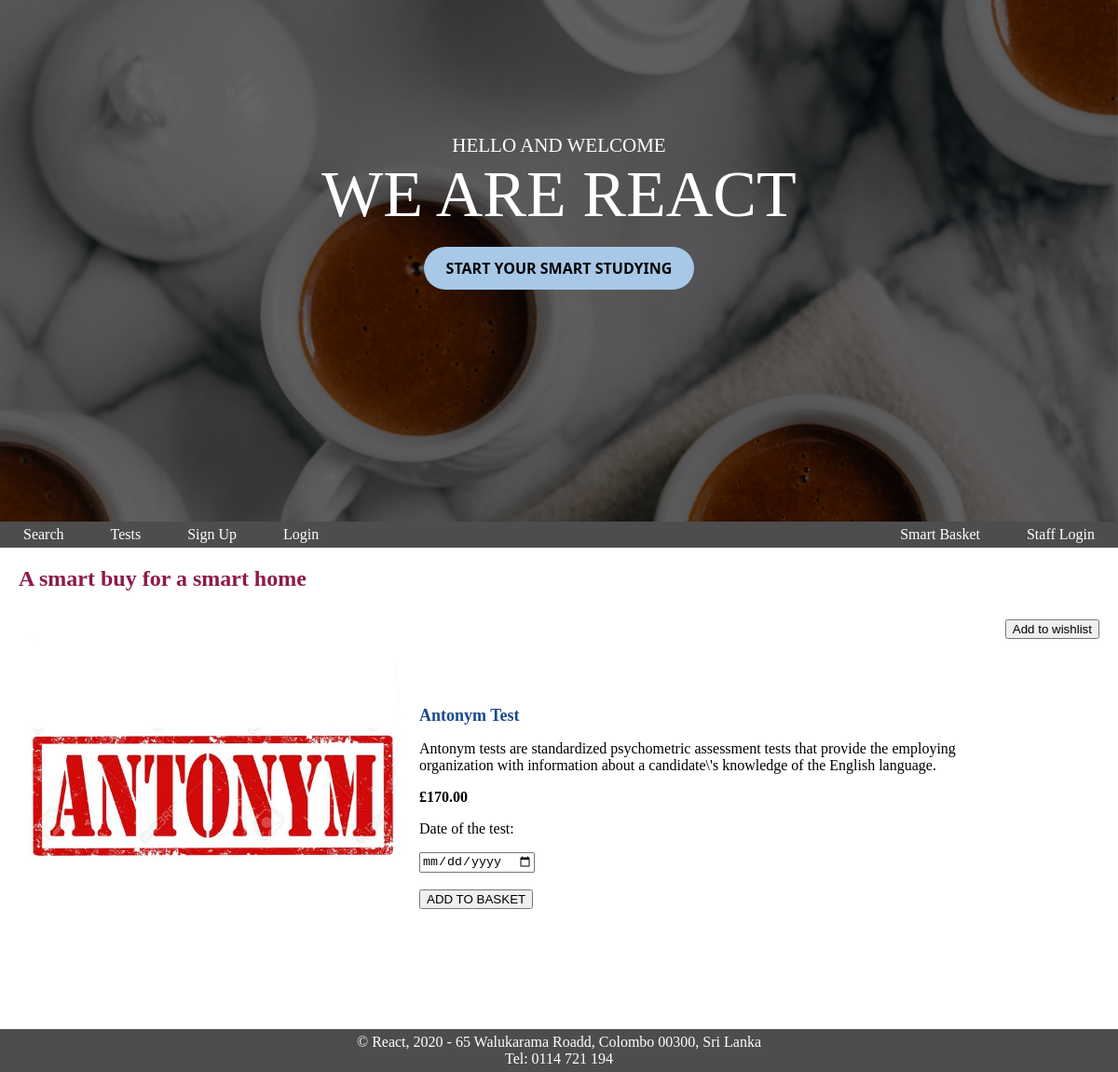
/prodbuy.php?u_prod_id=2&view=yes, run on the app's committed database.
### tables this page shows
CREATE TABLE IF NOT EXISTS tests (
    testId INT(4) NOT NULL AUTO_INCREMENT,
    testName VARCHAR(30) NOT NULL,
    testPicNameSmall VARCHAR(100) NOT NULL,
    testPicNameLarge VARCHAR(100) NOT NULL,
    testDescripShort VARCHAR(1000) NULL,
    testDescripLong VARCHAR(3000) NULL,
    testPrice DECIMAL(6, 2) NOT NULL,
    CONSTRAINT proid_product_pk PRIMARY KEY (testId),
    CONSTRAINT prodname_product_unique UNIQUE (testName)
  );

### prodbuy.php (the view, shortened to what this page needs)
<?php
include("db.php");
$pagename = "A smart buy for a smart home";
echo "<link rel=stylesheet type=text/css href=mystylesheet.css>";
echo "<body>";
include("detectlogin.php");
echo "<h4>" . $pagename . "</h4>";
if (!isset($_SESSION["user_type"]) || $_SESSION["user_type"] != "Administrator") {
    $prodid = $_GET['u_prod_id'];
    $SQL = "select testId, testName, testPicNameLarge, testDescripLong, testPrice from tests WHERE testId='" . $prodid . "';";
    $exeSQL = mysqli_query($conn, $SQL) or die(mysqli_error("Error"));
    echo "<table style='border: 0px'>";
    while ($arrayp = mysqli_fetch_array($exeSQL)) {
        if (isset($_GET['view'])) {
            $toView = $_GET['view'];
            if ($toView == "yes") {
                echo "<br><form action=prodbuy.php?u_prod_id=" . $prodid . " method=post>";
                echo "<input style='float: right' type=submit value='Add to wishlist'>";
                echo "</form>";
            }
        }
        echo "<tr>";
        echo "<td style='border: 0px'>";
        echo "<img src=images/" . $arrayp['testPicNameLarge'] . " height=400 width=400>";
        echo "</td>";
        echo "<td style='border: 0px'>";
        echo "<p><h5>" . $arrayp['testName'] . "</h5>";
        echo "<p>" . $arrayp['testDescripLong'] . "</p>";
        echo "<b><p>&pound;" . $arrayp['testPrice'] . "</p></b>";
        echo "<p>Date of the test: ";
        echo "<form action=shoppingcart.php method=post>";
        echo "<input type='date' name='testDate'>";
        echo "<br/>";
        echo "<br/>";
        echo "<input type=submit value='ADD TO BASKET'>";
        echo "</form>";
        echo "</td>";
        echo "</tr>";
    }
    echo "</table>";
} else {
    echo "Only Customers can buy tests";
}
echo "</body>";

### mystylesheet.css (style rules this page uses)
body { background-image: url("background_img.png"); }
#navigation { float: left; width: 100%; background: #4d4d4d; }
#navigation ul { margin: 0; padding: 0; }
#navigation ul li { list-style-type: none; display: inline; }
#navigation li a { display: block; float: left; padding: 5px 25px; color: #FFF; text-decoration: none; border-right: 0px solid#fff; }
#content { clear: left; padding: 20px; }
#content h4 { color:#8d194a; font-size: 24; margin: 0 0 .5em; }
#content h5 { color:#194a8d; font-size: 18; margin: 0 0 .5em; }
#footer { background:#4d4d4d; text-align: center; padding: 5px; color: #fff; }
table, th, td { border-collapse: collapse; border: 2px solid #4a8d19; }
td { padding:10px; text-align:left; color:#000000; }
html, body { height: 100vh; width: 100%; background-image: url("background_img.png"); padding: 0; margin: 0; }
.background { position: relative; text-align: center; color: white; height: 70%; width: 100%; background-image: url(./images/homepage.jpg); background-size: cover; overflow: hidden; background-repeat: no-repeat; background-attachment: fixed; }
.background-layer { background: rgba(0, 0, 0, 0.6); height: 100%; }
.brandname { position: absolute; color: #000000; text-align: center; font-family: Teen, Futura; color: #fff; margin-top: 0%; font-size: 70px; width: 100%; }
.brandtext { font-size: 21px; margin: 0%; text-align: center; padding: 12% 10% 0% 10%; font-family: grotesk, Futura; font-weight: normal; color: #fff; }
.button { border: none; color: black; border-radius: 30px; padding: 1% 2%; text-align: center; text-decoration: none; display: inline-block; font-size: 16px; margin-top: 8%; cursor: pointer; transition-duration: 0.4s; font-family: "Segoe UI", Tahoma, Geneva, Verdana, sans-serif; font-weight: bold; }
.brand-button { background: #a7c8e6; }

### data on the page
tests: testPicNameLarge (picture), testName "Antonym Test", testDescripLong "Antonym tests are standardized psychometric assessment tests that provide the employing organization with information about a candidate\\'s knowledge of the English language.", testPrice "170.00"

### other printed values
$pagename "A smart buy for a smart home"
